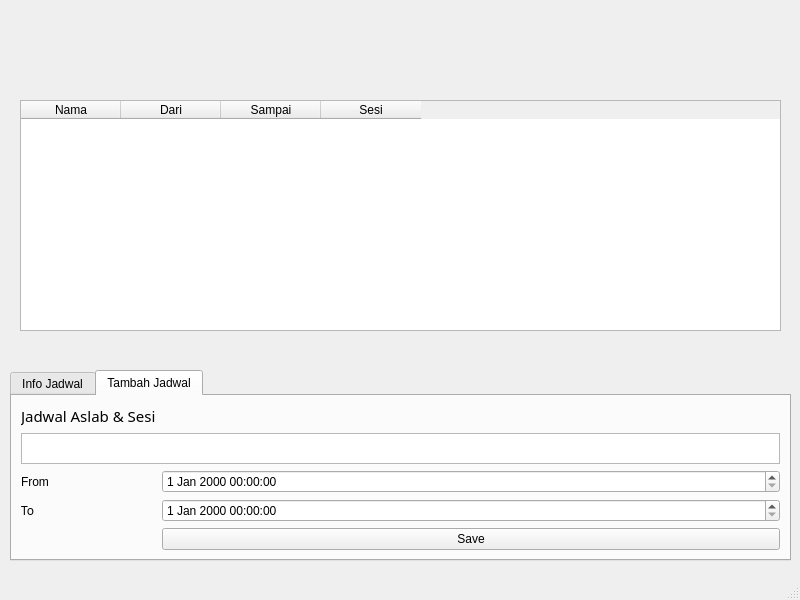
<?xml version="1.0" encoding="UTF-8"?>
<ui version="4.0">
 <class>MainWindow</class>
 <widget class="QMainWindow" name="MainWindow">
  <property name="geometry">
   <rect>
    <x>0</x>
    <y>0</y>
    <width>800</width>
    <height>600</height>
   </rect>
  </property>
  <property name="windowTitle">
   <string>MainWindow</string>
  </property>
  <widget class="QWidget" name="centralwidget">
   <widget class="QTableWidget" name="tableWidget">
    <property name="geometry">
     <rect>
      <x>20</x>
      <y>100</y>
      <width>761</width>
      <height>231</height>
     </rect>
    </property>
    <column>
     <property name="text">
      <string>Nama</string>
     </property>
    </column>
    <column>
     <property name="text">
      <string>Dari</string>
     </property>
    </column>
    <column>
     <property name="text">
      <string>Sampai</string>
     </property>
    </column>
    <column>
     <property name="text">
      <string>Sesi</string>
     </property>
    </column>
   </widget>
   <widget class="QTabWidget" name="tabWidget">
    <property name="geometry">
     <rect>
      <x>10</x>
      <y>370</y>
      <width>781</width>
      <height>191</height>
     </rect>
    </property>
    <property name="currentIndex">
     <number>1</number>
    </property>
    <widget class="QWidget" name="info_jadwal">
     <attribute name="title">
      <string>Info Jadwal</string>
     </attribute>
     <layout class="QHBoxLayout" name="horizontalLayout"/>
    </widget>
    <widget class="QWidget" name="add_jadwal">
     <attribute name="title">
      <string>Tambah Jadwal</string>
     </attribute>
     <layout class="QHBoxLayout" name="horizontalLayout_2">
      <item>
       <layout class="QFormLayout" name="formLayout_2">
        <item row="0" column="0">
         <widget class="QLabel" name="label">
          <property name="font">
           <font>
            <family>Gill Sans MT</family>
            <pointsize>11</pointsize>
           </font>
          </property>
          <property name="text">
           <string>Jadwal Aslab &amp; Sesi</string>
          </property>
          <property name="textFormat">
           <enum>Qt::AutoText</enum>
          </property>
         </widget>
        </item>
        <item row="1" column="0" colspan="2">
         <widget class="QTextEdit" name="textEdit"/>
        </item>
        <item row="3" column="0">
         <widget class="QLabel" name="label_2">
          <property name="font">
           <font>
            <family>Gill Sans MT</family>
           </font>
          </property>
          <property name="text">
           <string>To</string>
          </property>
         </widget>
        </item>
        <item row="2" column="0">
         <widget class="QLabel" name="label_3">
          <property name="text">
           <string>From</string>
          </property>
         </widget>
        </item>
        <item row="2" column="1">
         <widget class="QDateTimeEdit" name="from_time"/>
        </item>
        <item row="3" column="1">
         <widget class="QDateTimeEdit" name="to_time"/>
        </item>
        <item row="4" column="1">
         <widget class="QPushButton" name="pushButton">
          <property name="text">
           <string>Save</string>
          </property>
         </widget>
        </item>
       </layout>
      </item>
     </layout>
    </widget>
   </widget>
  </widget>
  <widget class="QMenuBar" name="menubar">
   <property name="geometry">
    <rect>
     <x>0</x>
     <y>0</y>
     <width>800</width>
     <height>21</height>
    </rect>
   </property>
  </widget>
  <widget class="QStatusBar" name="statusbar"/>
 </widget>
 <resources/>
 <connections/>
</ui>
